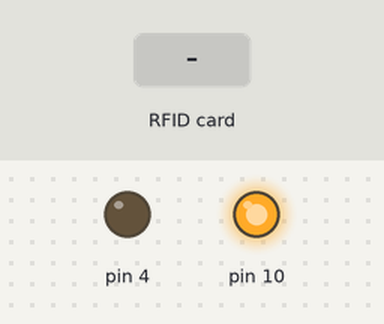
Bench run of a sketch on a simulated Arduino Uno, built with avr-gcc and run on an emulated ATmega328P. Parts: output pins drawn as LEDs (lit = HIGH). Inputs (shaded band) come from the test bench. Pins used as bus, display or sensor lines are not drawn; what the sketch prints to the serial monitor is not drawn.

Above: at 1.2 s.
1.3 s: RFID card 8F E7 F1 28 held to the reader
2.8 s: RFID card 5E 7A 19 C4 held to the reader
Timing chart, 0 to 5.8 s (numbered marks = the images above; inputs shaded):
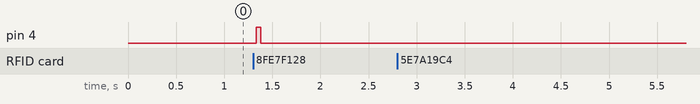

Measured:
- after the input at 1.3 s, pin 4: LOW → HIGH at once, → LOW 0.05 s later
- after the input at 2.8 s, every drawn part: stays the same

The sketch:

RC522.ino
```cpp
#include <Arduino.h>
#include "RC522.h"

RC522 sensor;

void setup() {
  sensor.initSensor();
}

void loop() {
  String card = "";

  sensor.readCard(card);

  if( estaCadastrado(card) ){
    digitalWrite(LED_BUILTIN, LOW);
    digitalWrite(4, HIGH);
    delay(50);
    digitalWrite(4, LOW);
  }
  else{
    digitalWrite(LED_BUILTIN, HIGH);
    digitalWrite(4, LOW);
  }

}

bool estaCadastrado(String temp){
  String codigo = "8fe7f128";

  if(temp == codigo)
    return true;

  return false;
}
```

RC522.cpp
```cpp
#include "RC522.h"

RC522::RC522():rfid(SS_PIN, RST_PIN){

}


void RC522::initSensor(){
  Serial.begin(9600);
  SPI.begin(); // Init SPI bus
  rfid.PCD_Init(); // Init MFRC522

  for (byte i = 0; i < 6; i++) {
    key.keyByte[i] = 0xFF;
  }

  pinMode(LED_BUILTIN, OUTPUT);
  pinMode(4, OUTPUT);

  digitalWrite(LED_BUILTIN, HIGH);
  digitalWrite(4, LOW);

  Serial.println(F("This code scan the MIFARE Classsic NUID."));
  Serial.print(F("Using the following key:"));
}

void RC522::readCard(String &s){

  // Reset the loop if no new card present on the sensor/reader. This saves the entire process when idle.
  if ( ! rfid.PICC_IsNewCardPresent())
    return;

  // Verify if the NUID has been readed
  if ( ! rfid.PICC_ReadCardSerial())
    return;

  Serial.print(F("PICC type: "));
  MFRC522::PICC_Type piccType = rfid.PICC_GetType(rfid.uid.sak);
  Serial.println(rfid.PICC_GetTypeName(piccType));

  // Check is the PICC of Classic MIFARE type
  if (piccType != MFRC522::PICC_TYPE_MIFARE_MINI &&
    piccType != MFRC522::PICC_TYPE_MIFARE_1K &&
    piccType != MFRC522::PICC_TYPE_MIFARE_4K) {
    Serial.println(F("Your tag is not of type MIFARE Classic."));
    return;
  }

  if (rfid.uid.uidByte[0] != nuidPICC[0] ||
    rfid.uid.uidByte[1] != nuidPICC[1] ||
    rfid.uid.uidByte[2] != nuidPICC[2] ||
    rfid.uid.uidByte[3] != nuidPICC[3] ) {
    Serial.println(F("A new card has been detected."));

    // Store NUID into nuidPICC array
    for (byte i = 0; i < 4; i++) {
      nuidPICC[i] = rfid.uid.uidByte[i];
    }

    Serial.println(F("The NUID tag is:"));
    for (byte i = 0; i < rfid.uid.size; i++) {
      s += String(rfid.uid.uidByte[i], HEX);
    }
    Serial.println(s);
  }
  else Serial.println(F("Card read previously."));

  // Halt PICC
  rfid.PICC_HaltA();

  // Stop encryption on PCD
  rfid.PCD_StopCrypto1();
}
```

RC522.h
```cpp
#ifndef RC522_H
#define RC522_H

#include <Arduino.h>
#include <SPI.h>
#include <MFRC522.h>

#define SS_PIN 15
#define RST_PIN 0

class RC522{
  private:


    MFRC522 rfid; // Instance of the class

    MFRC522::MIFARE_Key key;

    // Init array that will store new NUID
    byte nuidPICC[4];

    public:
      RC522();
      void initSensor();
      void readCard(String &s);
};
#endif
```
